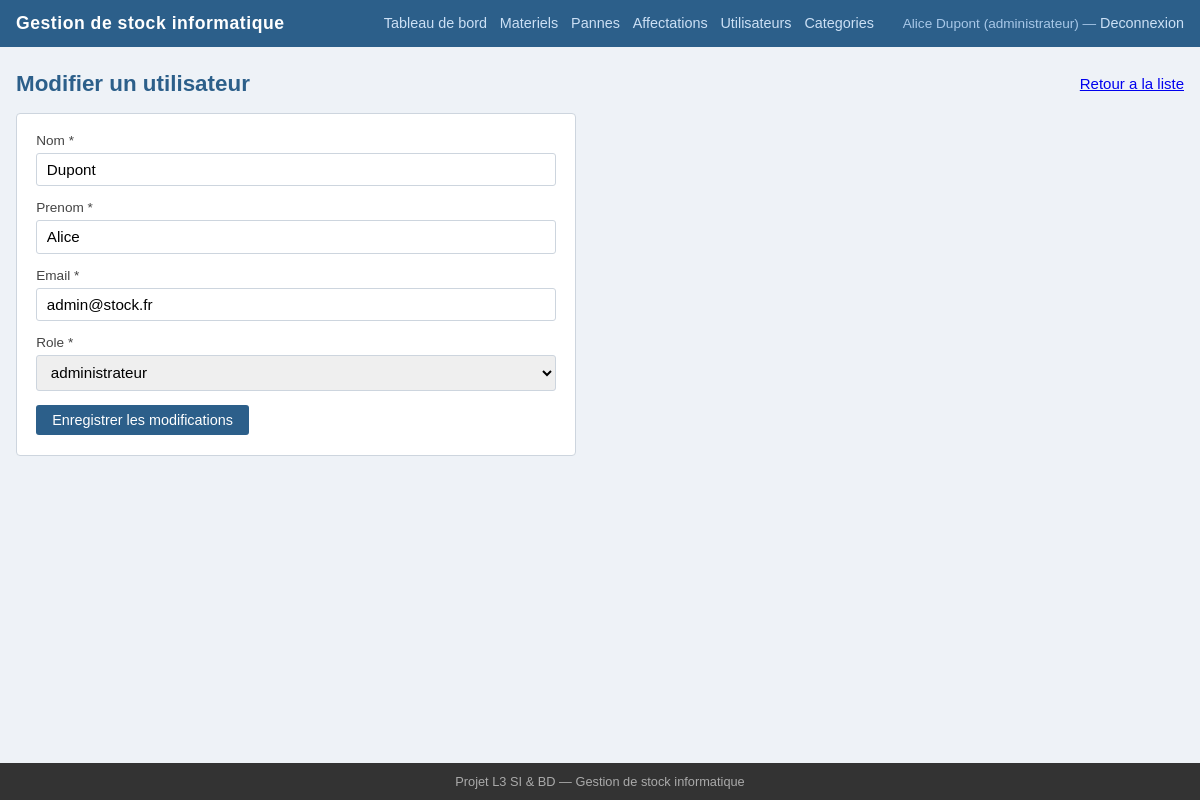
Screenshot of /index.php?page=utilisateurs&action=modifier&id=1 (signed in) with the database file from the repository.
### tables this page shows
CREATE TABLE utilisateur (
    id INT AUTO_INCREMENT PRIMARY KEY,
    nom VARCHAR(100) NOT NULL,
    prenom VARCHAR(100) NOT NULL,
    email VARCHAR(150) NOT NULL UNIQUE,
    mot_de_passe VARCHAR(255) NOT NULL,
    id_role INT NOT NULL,
    actif TINYINT(1) DEFAULT 1,
    FOREIGN KEY (id_role) REFERENCES role(id)
);

CREATE TABLE role (
    id INT AUTO_INCREMENT PRIMARY KEY,
    libelle VARCHAR(50) NOT NULL UNIQUE
);

### controllers/UtilisateurController.php (called while the page is built, shortened)
<?php
class UtilisateurController {
    public function modifier(): void {
        $id     = (int)($_GET['id'] ?? 0);
        $modele = new Utilisateur();
        $utilisateur = $modele->parId($id);
        $roles  = $modele->listerRoles();
        require __DIR__ . '/../views/utilisateurs/form.php';
    }
}

### index.php (called while the page is built, shortened)
<?php
require_once __DIR__ . '/config.php';
spl_autoload_register(function (string $classe) {
    $dossiers = [
        __DIR__ . '/models/',
        __DIR__ . '/controllers/',
    ];
    foreach ($dossiers as $dossier) {
        $fichier = $dossier . $classe . '.php';
        if (file_exists($fichier)) {
            return;
        }
    }
});
$action = $_GET['action'] ?? 'index';
$controleur    = new $nomControleur();
$controleur->$action();

### models/Model.php (called while the page is built, shortened)
<?php
class Model {
    public function __construct() {
        $this->db = getDB();
    }
}

### config.php (called while the page is built, shortened)
<?php
function getDB(): PDO {
    static $pdo = null;
    if ($pdo === null) {
        $dsn = 'mysql:host=' . DB_HOST . ';dbname=' . DB_NAME . ';charset=' . DB_CHARSET;
        try {
            $pdo = new PDO($dsn, DB_USER, DB_PASS, [
                PDO::ATTR_ERRMODE            => PDO::ERRMODE_EXCEPTION,
                PDO::ATTR_DEFAULT_FETCH_MODE => PDO::FETCH_ASSOC,
                PDO::ATTR_EMULATE_PREPARES   => false,
            ]);
        } catch (PDOException $e) {
            die('Erreur de connexion a la base de donnees : ' . $e->getMessage());
        }
    }
    return $pdo;
}

### models/Utilisateur.php (called while the page is built, shortened)
<?php
require_once __DIR__ . '/Model.php';
class Utilisateur extends Model {
    public function parId(int $id): array|false {
        $req = $this->db->prepare(
            'SELECT u.*, r.libelle AS role FROM utilisateur u
             JOIN role r ON u.id_role = r.id WHERE u.id = ?'
        );
        $req->execute([$id]);
        return $req->fetch();
    }
    public function listerRoles(): array {
        return $this->db->query('SELECT * FROM role ORDER BY id')->fetchAll();
    }
}

### views/utilisateurs/form.php (the view, shortened to what this page needs)
<?php require __DIR__ . '/../layout_top.php'; ?>
<?php $estModification = !empty($utilisateur); ?>
<div class="entete-section">
    <h1><?= $estModification ? 'Modifier un utilisateur' : 'Ajouter un utilisateur' ?></h1>
    <a href="index.php?page=utilisateurs">Retour a la liste</a>
</div>
<form method="post" action="index.php?page=utilisateurs&action=<?= $estModification ? 'mettreAJour' : 'enregistrer' ?>">
    <div class="champ">
        <label for="nom">Nom *</label>
        <input type="text" id="nom" name="nom" required
               value="<?= $estModification ? htmlspecialchars($utilisateur['nom']) : '' ?>">
    </div>
    <div class="champ">
        <label for="prenom">Prenom *</label>
        <input type="text" id="prenom" name="prenom" required
               value="<?= $estModification ? htmlspecialchars($utilisateur['prenom']) : '' ?>">
    </div>
    <div class="champ">
        <label for="email">Email *</label>
        <input type="email" id="email" name="email" required
               value="<?= $estModification ? htmlspecialchars($utilisateur['email']) : '' ?>">
    </div>
    <div class="champ">
        <label for="id_role">Role *</label>
        <select id="id_role" name="id_role" required>
            <?php foreach ($roles as $r): ?>
                <option value="<?= $r['id'] ?>"
                    <?= ($estModification && $utilisateur['id_role'] == $r['id']) ? 'selected' : '' ?>>
                    <?= htmlspecialchars($r['libelle']) ?>
                </option>
            <?php endforeach; ?>
        </select>
    </div>
    <button type="submit"><?= $estModification ? 'Enregistrer les modifications' : 'Creer l utilisateur' ?></button>
</form>
<?php require __DIR__ . '/../layout_bottom.php'; ?>

### views/layout_top.php (shortened to what this page needs)
<!DOCTYPE html>
<html lang="fr">
<head>
    <link rel="stylesheet" href="public/style.css">
</head>
<body>
<header>
    <div class="header-inner">
        <span class="site-title">Gestion de stock informatique</span>
        <nav>
            <?php
            $role = $_SESSION['utilisateur']['role'] ?? '';
            $user = $_SESSION['utilisateur'];
            ?>
            <a href="index.php?page=dashboard">Tableau de bord</a>
            <a href="index.php?page=materiels">Materiels</a>
            <a href="index.php?page=pannes">Pannes</a>
            <?php if (in_array($role, ['administrateur', 'gestionnaire'])): ?>
                <a href="index.php?page=affectations">Affectations</a>
            <?php endif; ?>
            <?php if ($role === 'administrateur'): ?>
                <a href="index.php?page=utilisateurs">Utilisateurs</a>
                <a href="index.php?page=categories">Categories</a>
            <?php endif; ?>
            <span class="nav-user">
                <?= htmlspecialchars($user['prenom'] . ' ' . $user['nom']) ?>
                (<?= htmlspecialchars($role) ?>)
                &mdash;
                <a href="index.php?page=auth&action=deconnecter">Deconnexion</a>
            </span>
        </nav>
    </div>
</header>
<main>

### public/style.css (style rules this page uses)
:root { --couleur-principale: #2c5f8a; --couleur-secondaire: #f4f7fa; --couleur-texte: #222; --couleur-bordure: #cdd5de; --couleur-ok: #2e7d32; --couleur-alerte: #c62828; --couleur-info: #1565c0; --couleur-neutre: #555; }
*, *::before, *::after { box-sizing: border-box; margin: 0; padding: 0; }
body { font-family: Arial, Helvetica, sans-serif; font-size: 15px; color: var(--couleur-texte); background: #eef2f7; display: flex; flex-direction: column; min-height: 100vh; }
header { background: var(--couleur-principale); color: #fff; }
.header-inner { max-width: 1200px; margin: 0 auto; padding: 0.8rem 1rem; display: flex; align-items: center; justify-content: space-between; flex-wrap: wrap; gap: 0.5rem; }
.site-title { font-size: 1.1rem; font-weight: bold; letter-spacing: 0.03em; }
nav { display: flex; align-items: center; flex-wrap: wrap; gap: 0.3rem 0.8rem; }
nav a { color: #cce0f5; text-decoration: none; font-size: 0.9rem; }
.nav-user { font-size: 0.85rem; color: #a8c8e8; margin-left: 1rem; }
main { flex: 1; max-width: 1200px; width: 100%; margin: 1.5rem auto; padding: 0 1rem; }
h1 { font-size: 1.4rem; margin-bottom: 1rem; color: var(--couleur-principale); }
.entete-section { display: flex; align-items: center; justify-content: space-between; margin-bottom: 1rem; flex-wrap: wrap; gap: 0.5rem; }
.entete-section h1 { margin-bottom: 0; }
.btn, button[type="submit"] { background: var(--couleur-principale); color: #fff; border: none; padding: 0.45rem 1rem; border-radius: 3px; cursor: pointer; font-size: 0.9rem; text-decoration: none; display: inline-block; }
form { background: #fff; border: 1px solid var(--couleur-bordure); border-radius: 4px; padding: 1.2rem; max-width: 560px; }
.champ { margin-bottom: 0.9rem; }
.champ label { display: block; font-size: 0.85rem; margin-bottom: 0.3rem; color: #444; }
.champ input, .champ select, .champ textarea { width: 100%; padding: 0.45rem 0.6rem; border: 1px solid var(--couleur-bordure); border-radius: 3px; font-size: 0.95rem; font-family: inherit; }

### rows the page displays
utilisateur: prenom+nom "Alice Dupont", nom "Dupont", prenom "Alice", email "admin@stock.fr", id_role "administrateur"

### other values shown
$role "administrateur"
